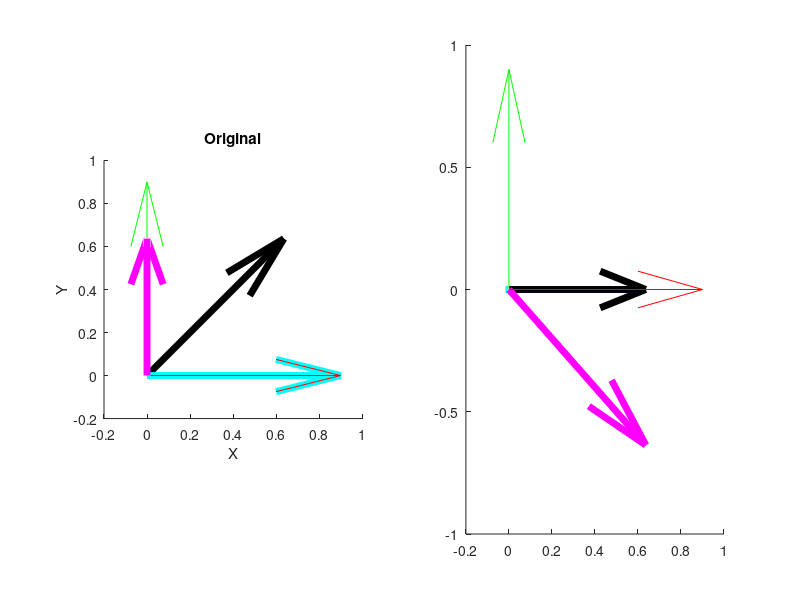

Recreate this plot in MATLAB. (Note: this script raises an error after producing the figure.)
% Play around with rotations. Trying to debug why integrating with rotation
% doesn't change anything.
%
% Simeon Wong
% 2015 March 1

%%%%% Rotation matrix
rotate3dX = @(theta) [1, 0, 0; 0, cos(theta), -1*sin(theta); 0, sin(theta), cos(theta)];
rotate3dY = @(theta) [cos(theta), 0, sin(theta); 0, 1, 0; -1*sin(theta), 0, cos(theta)];
rotate3dZ = @(theta) [cos(theta), -1*sin(theta), 0; sin(theta), cos(theta), 0; 0, 0, 1];
    
rotatevec3d = @(x, rot) (rotate3dZ(rot(3)) * rotate3dY(rot(2)) * rotate3dX(rot(1)) * x')';


%%%%% Parameters %%%%%
vec = [1/sqrt(2), 1/sqrt(2), 0;
       1, 0, 0;
       0, 1/sqrt(2), 1/sqrt(2);];
rot = [pi/2, pi/2, 0];
clrs = {'k'; 'c'; 'm';};
%%%%%%%%%%%%%%%%%%%%%%


%%%%% Visualization
rotvec = zeros(size(vec));
for kk = 1:size(vec, 1);
    rotvec(kk,:) = rotatevec3d(vec(kk,:), rot);
end

ax = [];

figure;
ax(1) = subplot(1, 2, 1);
hold on

for kk = 1:size(vec,1)
    quiver3(0, 0, 0, vec(kk,1), vec(kk,2), vec(kk,3), clrs{kk}, 'LineWidth', 5);
end
quiver3(0, 0, 0, 1, 0, 0, 'r');
quiver3(0, 0, 0, 0, 1, 0, 'g');
quiver3(0, 0, 0, 0, 0, 1, 'b');

title('Original');
xlabel('X');
ylabel('Y');
zlabel('Z');
daspect([1, 1, 1]);



ax(2) = subplot(1, 2, 2);
hold on

for kk = 1:size(vec,1)
    quiver3(0, 0, 0, rotvec(kk,1), rotvec(kk,2), rotvec(kk,3), clrs{kk}, 'LineWidth', 5);
end
quiver3(0, 0, 0, 1, 0, 0, 'r');
quiver3(0, 0, 0, 0, 1, 0, 'g');
quiver3(0, 0, 0, 0, 0, 1, 'b');

linkprop(ax, 'CameraPosition', 'CameraUpVector', 'XLim', 'YLim', 'ZLim');

title('Transformed');
xlabel('X');
ylabel('Y');
zlabel('Z');
daspect([1, 1, 1]);
